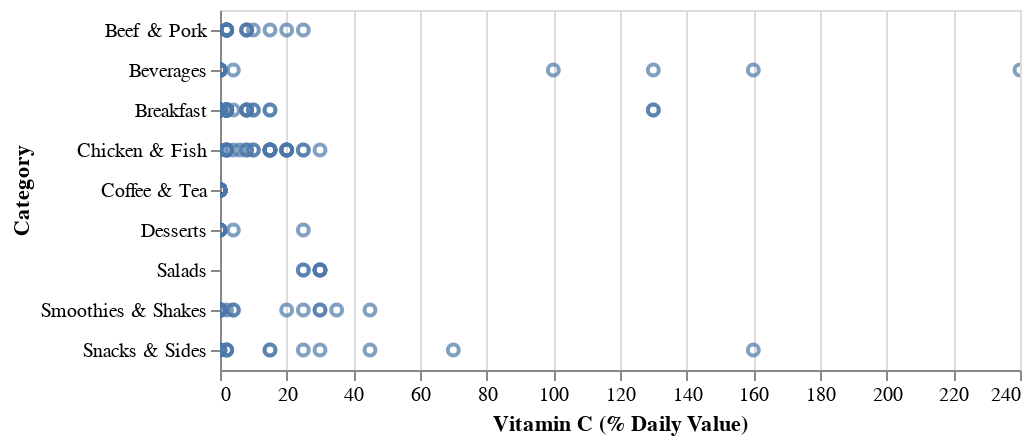

The notebook cell saved with this chart:
### Code cell
# можно крутить и приближать!

alt.Chart(df).mark_point().encode(
    x='Vitamin C (% Daily Value)',
    y='Category').interactive()

### Figure 1 — Vega-Lite specification as saved in the notebook (floating-point values rounded to 4 significant figures; data arrays with more than 128 entries replaced by an {"elided": "..."} marker saying what was removed)
{"config": {"view": {"continuousWidth": 400, "continuousHeight": 300}}, "data": {"name": "data-a360ffbb61831f1bb4b9ad76deb73333"}, "mark": "point", "encoding": {"x": {"type": "quantitative", "field": "Vitamin C (% Daily Value)"}, "y": {"type": "nominal", "field": "Category"}}, "selection": {"selector008": {"type": "interval", "bind": "scales", "encodings": ["x", "y"]}}, "$schema": "https://vega.github.io/schema/vega-lite/v4.8.1.json", "datasets": {"data-a360ffbb61831f1bb4b9ad76deb73333": {"elided": "260 records"}}}
